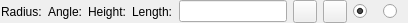
<?xml version="1.0" encoding="UTF-8"?>
<ui version="4.0">
 <class>LC_ActionDrawArc2POptions</class>
 <widget class="QWidget" name="LC_ActionDrawArc2POptions">
  <property name="geometry">
   <rect>
    <x>0</x>
    <y>0</y>
    <width>408</width>
    <height>22</height>
   </rect>
  </property>
  <property name="windowTitle">
   <string>Form</string>
  </property>
  <layout class="QGridLayout" name="gridLayout">
   <property name="leftMargin">
    <number>1</number>
   </property>
   <property name="topMargin">
    <number>0</number>
   </property>
   <property name="rightMargin">
    <number>1</number>
   </property>
   <property name="bottomMargin">
    <number>0</number>
   </property>
   <item row="0" column="8">
    <widget class="QRadioButton" name="rbNeg">
     <property name="sizePolicy">
      <sizepolicy hsizetype="Expanding" vsizetype="Minimum">
       <horstretch>0</horstretch>
       <verstretch>0</verstretch>
      </sizepolicy>
     </property>
     <property name="maximumSize">
      <size>
       <width>16777215</width>
       <height>16777215</height>
      </size>
     </property>
     <property name="toolTip">
      <string>Clockwise</string>
     </property>
     <property name="text">
      <string/>
     </property>
     <property name="icon">
      <iconset resource="../../../../res/icons/icons.qrc">
       <normaloff>:/icons/dirneg.lci</normaloff>:/icons/dirneg.lci</iconset>
     </property>
     <property name="checkable">
      <bool>true</bool>
     </property>
    </widget>
   </item>
   <item row="0" column="2">
    <widget class="QLabel" name="lHeight">
     <property name="toolTip">
      <string>Height of the arc (the distanсe between chord and top arc point)</string>
     </property>
     <property name="text">
      <string>Height:</string>
     </property>
    </widget>
   </item>
   <item row="0" column="3">
    <widget class="QLabel" name="lLength">
     <property name="toolTip">
      <string>Length of the arc</string>
     </property>
     <property name="text">
      <string>Length:</string>
     </property>
    </widget>
   </item>
   <item row="0" column="5">
    <widget class="QToolButton" name="tbPickDist">
     <property name="text">
      <string/>
     </property>
     <property name="icon">
      <iconset resource="../../../../res/icons/icons.qrc">
       <normaloff>:/icons/interactive_pick_distance.lci</normaloff>:/icons/interactive_pick_distance.lci</iconset>
     </property>
    </widget>
   </item>
   <item row="0" column="0">
    <widget class="QLabel" name="lRadius">
     <property name="toolTip">
      <string>Radius of arc</string>
     </property>
     <property name="text">
      <string>Radius:</string>
     </property>
    </widget>
   </item>
   <item row="0" column="4">
    <widget class="QLineEdit" name="leValue"/>
   </item>
   <item row="0" column="1">
    <widget class="QLabel" name="lAngle">
     <property name="toolTip">
      <string>Central angle of the arc</string>
     </property>
     <property name="text">
      <string>Angle:</string>
     </property>
    </widget>
   </item>
   <item row="0" column="7">
    <widget class="QRadioButton" name="rbPos">
     <property name="sizePolicy">
      <sizepolicy hsizetype="Expanding" vsizetype="Minimum">
       <horstretch>0</horstretch>
       <verstretch>0</verstretch>
      </sizepolicy>
     </property>
     <property name="maximumSize">
      <size>
       <width>16777215</width>
       <height>16777215</height>
      </size>
     </property>
     <property name="toolTip">
      <string>Counterclockwise</string>
     </property>
     <property name="text">
      <string/>
     </property>
     <property name="icon">
      <iconset resource="../../../../res/icons/icons.qrc">
       <normaloff>:/icons/dirpos.lci</normaloff>:/icons/dirpos.lci</iconset>
     </property>
     <property name="checked">
      <bool>true</bool>
     </property>
    </widget>
   </item>
   <item row="0" column="6">
    <widget class="QToolButton" name="tbPickAngle">
     <property name="toolTip">
      <string>Pick angle from the drawing</string>
     </property>
     <property name="text">
      <string/>
     </property>
     <property name="icon">
      <iconset resource="../../../../res/icons/icons.qrc">
       <normaloff>:/icons/interactive_pick_angle.lci</normaloff>:/icons/interactive_pick_angle.lci</iconset>
     </property>
    </widget>
   </item>
  </layout>
 </widget>
 <resources>
  <include location="../../../../res/icons/icons.qrc"/>
 </resources>
 <connections/>
</ui>
